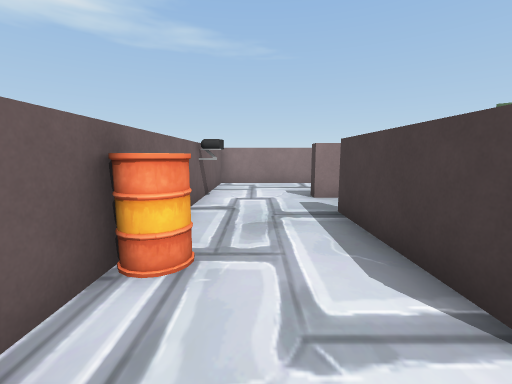
[1] (above)

14 first-person views from a walk through a scene from a Unity 3-D project. The camera is 1.2 m above the floor, tilts 8° down and sees 90° across. The floor is counted in squares, 1 m on a side. Each view is taken from the middle of a square. On the plan, view 1 faces up. The plan holds only what a view shows up to about 12 squares ahead; the rest is blank. Some animated figures are not drawn. Door leaves are left out, so doorways stand open. Some surface patterns are stand-ins.

[2]
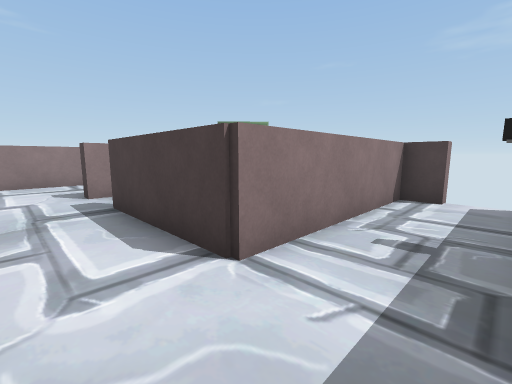

[3]
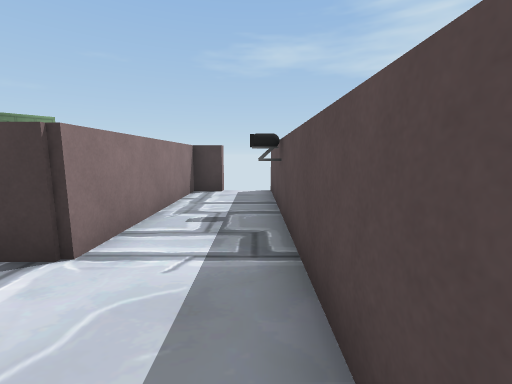

[4]
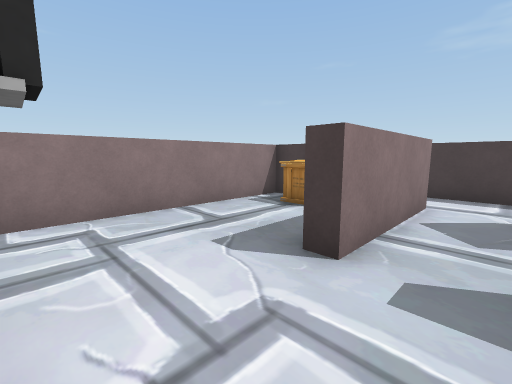

[5]
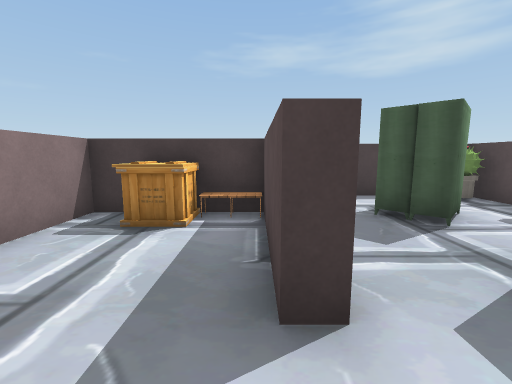

[6]
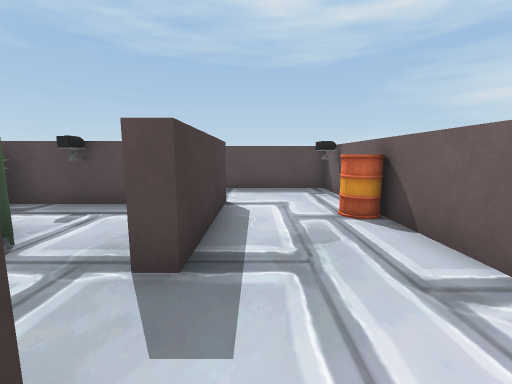

[7]
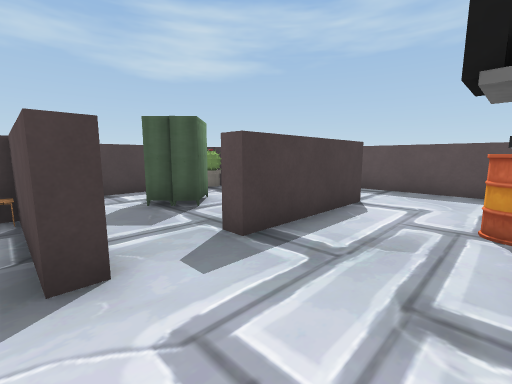

[8]
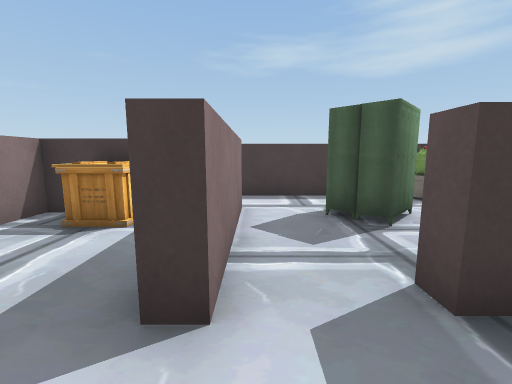

[9]
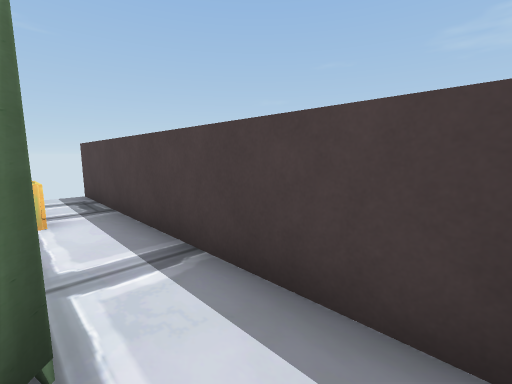

[10]
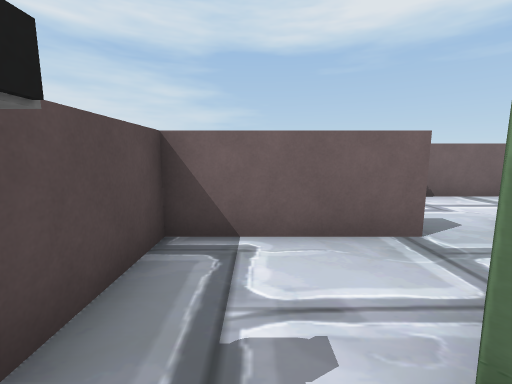

[11]
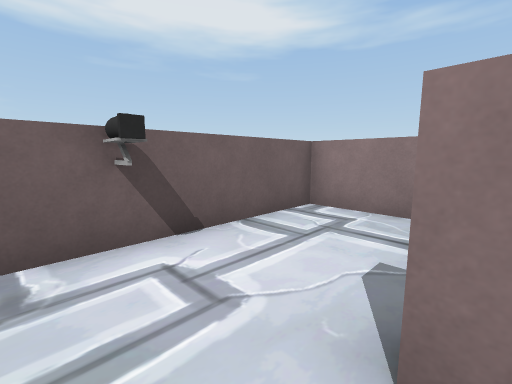

[12]
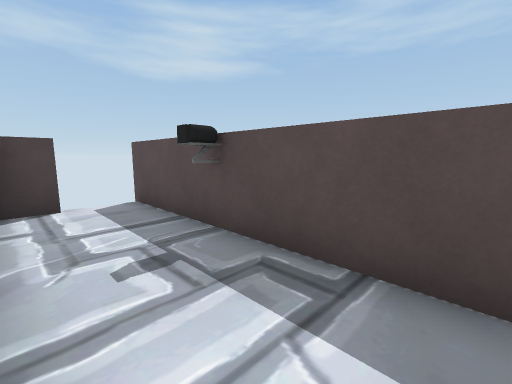

[13]
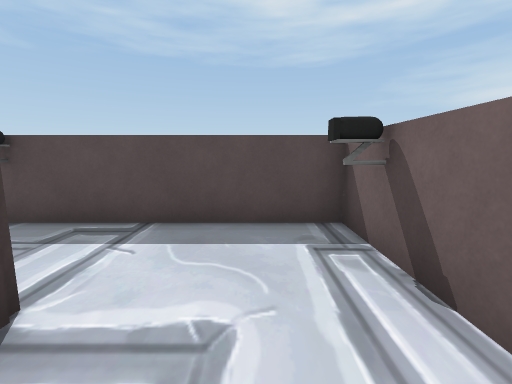

[14]
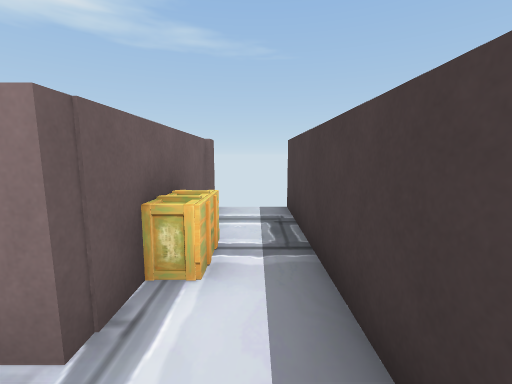

### Floor plan
Points are (right, up) in squares from view 1. A wall is a line through its corners. A room is listed if a view was taken in it or the views show most of it. See-through windows are left out.
Room 1 (views 1, 2, 3, 4, 5, 6, 7, 8, 11, 12, 13)
walls: (1.8, 7.3) (1.8, 7.8) (5.4, 7.8); (5.4, 9.4) (5.4, 11.5) (-1.6, 11.5) (-1.6, -1.5) (8.2, -1.5); (7.7, 0.2) (7.7, 1.1) (1.8, 1.1) (1.8, 5.5) (2.3, 5.5)
ways out: opening at (2, 6) to room 2; open door at (8, -0.5)
objects: other object (-1, 0); barrel (-1, 3); other object (-1, 7); other object (4, -1); other object (4, 9) to (5, 10)
Room 2 (views 9, 10, 14)
walls: (2.3, 5.5) (2.3, 1.6) (7.7, 1.6) (7.7, 6.6); (5.9, 7.3) (1.8, 7.3)
ways out: opening at (2, 6) to room 1; opening at (7, 7.5) to room 3
objects: locker (4, 4) to (5, 5); locker (5, 5) to (6, 5); cactus (7, 2) to (7, 3)
Room 3 (no view inside)
walls: (5.9, 8.5) (5.9, 7.3); (7.7, 6.6) (7.7, 12); (5.9, 12) (5.9, 9.4)
ways out: opening at (7, 7.5) to room 2; open door at (6.7, 11.7)
objects: box (6, 9)

Where each view was taken, in squares from view 1:
view 1: 0 up, 0 right, facing up
view 2: 1 down, 0 right, facing up-right
view 3: 1 down, 1 left, facing right
view 4: 6 up, 1 left, facing up-right
view 5: 8 up, 0 right, facing right
view 6: 8 up, 1 right, facing down
view 7: 8 up, 1 left, facing down-right
view 8: 7 up, 0 right, facing right
view 9: 3 up, 6 right, facing up-right
view 10: 3 up, 6 right, facing left
view 11: 6 up, 2 right, facing up-left
view 12: 1 up, 1 right, facing down-right
view 13: 3 up, 0 right, facing down
view 14: 6 up, 7 right, facing up
